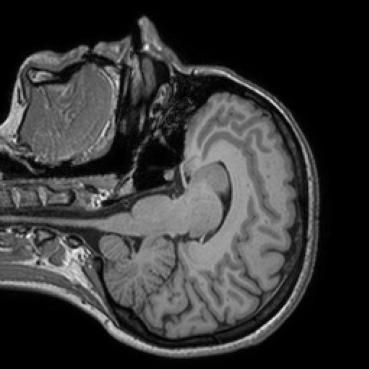
#> input picture exploration/brain/slice_69.png, 369 x 369 px, found by its file name
$ python explore_data.py
#> lines starting #> are read from the running program, lines starting #| are printed output that depends on the picture
import matplotlib.pyplot as plt
import os
import nibabel as nib
from PIL import Image


img1 = Image.open("/home/neutron/dev/thesis/exploration/brain/slice_69.png")
#> img1 is the input picture: PIL image 369x369 RGBA; mean R, G, B, A 54.5, 54.5, 54.5, 255
img2 = Image.open("/home/neutron/dev/thesis/exploration/brain-proc-mask/slice_69.png")
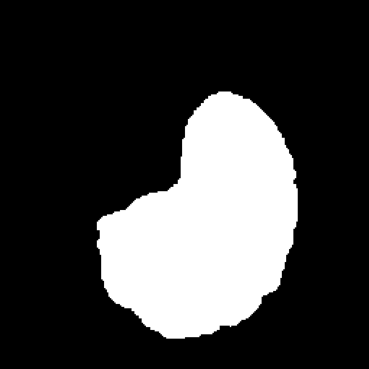
#> input picture exploration/brain-proc-mask/slice_69.png, 369 x 369 px, found by its file name
#> img2 is the input picture: PIL image 369x369 RGBA; mean R, G, B, A 61, 61, 61, 255
img3 = Image.open("/home/neutron/dev/thesis/exploration/brain-proc/slice_69.png")
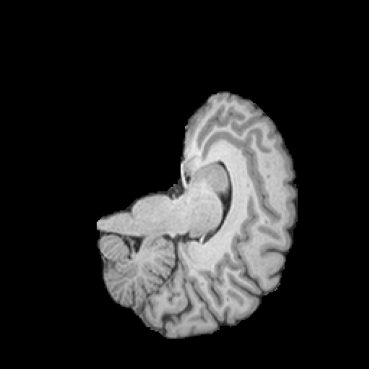
#> input picture exploration/brain-proc/slice_69.png, 369 x 369 px, found by its file name
#> img3 is the input picture: PIL image 369x369 RGBA; mean R, G, B, A 38, 38, 38, 255

f, axarr = plt.subplots(1, 3)
axarr[0].imshow(img1)
axarr[1].imshow(img2)
axarr[2].imshow(img3)
plt.setp(axarr, xticks=[], yticks=[])
plt.annotate(
    "",
    xy=(195, 170),
    xytext=(164, 170),
    xycoords="figure points",
    arrowprops=dict(facecolor="blue", shrink=0.5),
)
plt.annotate(
    "",
    xy=(317, 170),
    xytext=(294, 170),
    xycoords="figure points",
    arrowprops=dict(facecolor="blue", shrink=0.5),
)
plt.savefig("/home/neutron/dev/thesis/exploration/brain.png")
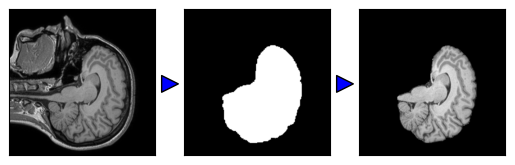
#> figure drawn by matplotlib, 3 panels

"""

img = nib.load("/home/neutron/dev/thesis/data/ixi/IXI-T1/IXI002-Guys-0828-T1.nii.gz")
img_data = img.get_fdata()
for i in range(img_data.shape[2]):
    plt.figure()
    plt.imshow((img_data[:, :, i]), cmap="gray")
    # plt.title(f"slice {i}")
    plt.axis("off")  # Turn off axis labels
    # Pause to display each slice (adjust the pause duration as needed)
    plt.pause(0.1)

    output_filename = os.path.join(
        "/home/neutron/dev/thesis/exploration/brain", f"slice_{i}.png"
    )
    plt.savefig(output_filename, bbox_inches="tight", pad_inches=0)
    plt.close()
"""
